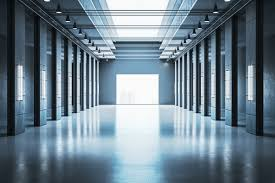
#> input picture images/corridore.jpeg, 275 x 183 px; its folder holds only this picture in this run
$ python restoration.py
#> lines starting #> are read from the running program, lines starting #| are printed output that depends on the picture
# =====================================================
# Name: Ritik Sharma
# Roll No: 2301010342
# Course: Image Processing & Computer Vision
# Unit: Image Restoration
# Assignment: Noise Modeling and Image Restoration
# Date: 12-Feb-2026
# =====================================================

import cv2
import os
import numpy as np
import math


# -----------------------------------------------------
# Welcome Message
# -----------------------------------------------------
def welcome():
    print("=" * 60)
    print(" IMAGE RESTORATION FOR SURVEILLANCE SYSTEM ")
    print("=" * 60)
    print("Final Version: Noise + Filtering + Evaluation\n")


# -----------------------------------------------------
# Create Output Folder
# -----------------------------------------------------
def create_output_folder():
    if not os.path.exists("outputs"):
        os.makedirs("outputs")


# -----------------------------------------------------
# Load Image
# -----------------------------------------------------
def load_image(path):

#> called with path = 'images/corridore.jpeg'
    img = cv2.imread(path)
#> img is the input picture: shape (183, 275, 3); mean B, G, R 139.9, 127.2, 108.6

    if img is None:
        print("Error loading image:", path)
        return None

    img = cv2.resize(img, (512, 512))
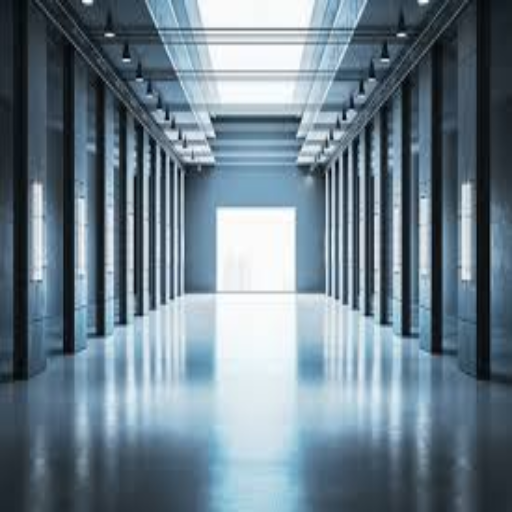
#> img: shape (512, 512, 3); mean B, G, R 139.8, 127, 108.5
    gray = cv2.cvtColor(img, cv2.COLOR_BGR2GRAY)
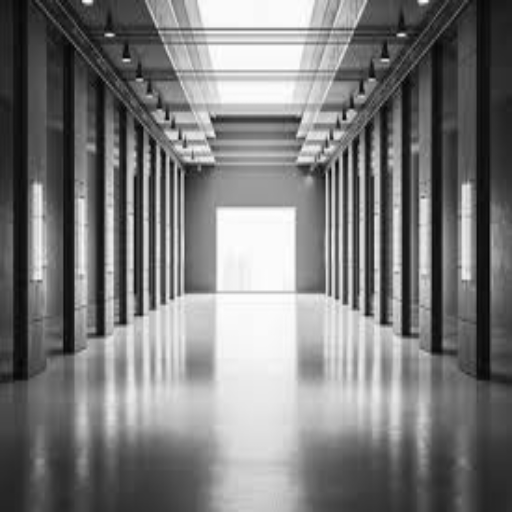
#> gray: shape (512, 512); min 3, max 255, mean 122.9

    return gray


# -----------------------------------------------------
# Noise Models
# -----------------------------------------------------
def add_gaussian_noise(image):

    mean = 0
    std = 25
    gaussian = np.random.normal(mean, std, image.shape)
    noisy = image + gaussian
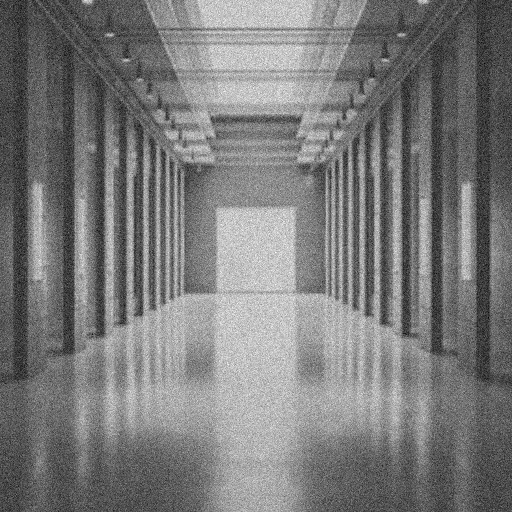
#> noisy: shape (512, 512) float64; min -84.79, max 346.6, mean 123; drawn with min black and max white

    return np.clip(noisy, 0, 255).astype(np.uint8)
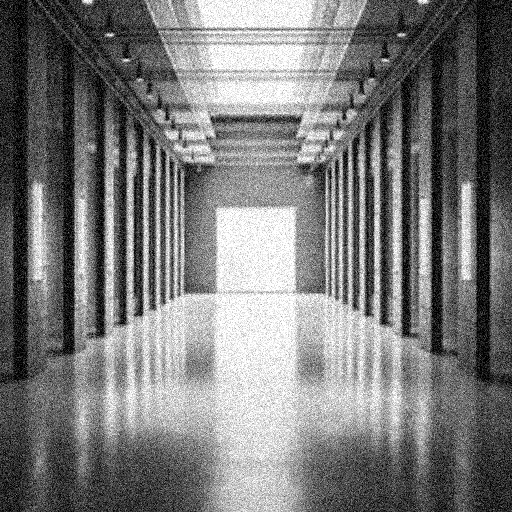
#> returned value: shape (512, 512); min 0, max 255, mean 122.2


def add_salt_pepper(image):

    noisy = image.copy()
    prob = 0.02

    salt = np.random.rand(*image.shape) < prob
    noisy[salt] = 255

    pepper = np.random.rand(*image.shape) < prob
    noisy[pepper] = 0
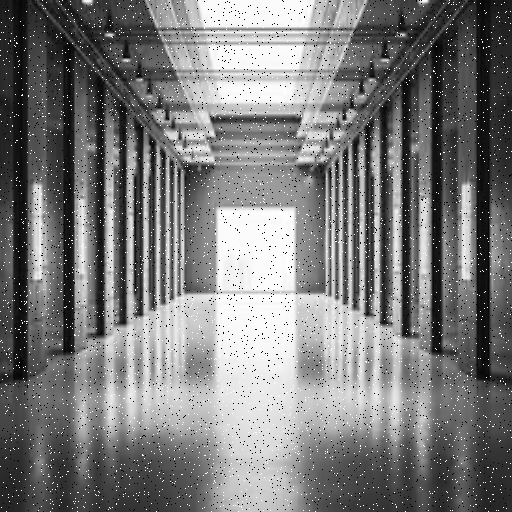
#> noisy: shape (512, 512); min 0, max 255, mean 123.1

    return noisy


# -----------------------------------------------------
# Filters
# -----------------------------------------------------
def mean_filter(image):
    return cv2.blur(image, (5, 5))
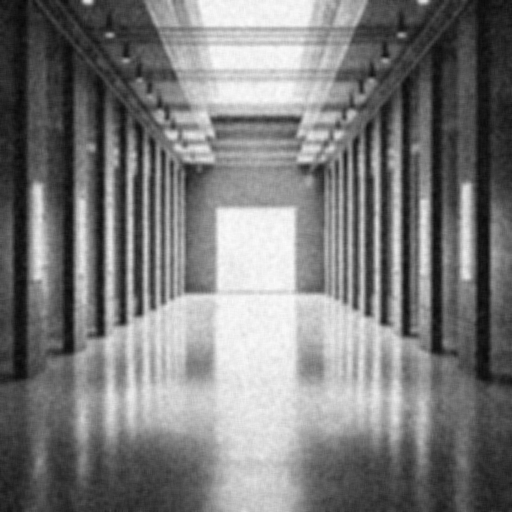
#> returned value: shape (512, 512); min 6, max 251, mean 122.2


def median_filter(image):
    return cv2.medianBlur(image, 5)


def gaussian_filter(image):
    return cv2.GaussianBlur(image, (5, 5), 0)
#> in gaussian_filter (call 2), `return cv2.GaussianBlur(image, (5, 5), 0)`:
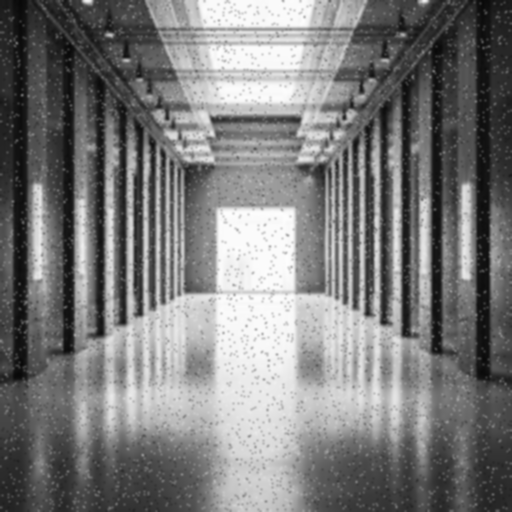
#> returned value: shape (512, 512); min 8, max 253, mean 123.1


# -----------------------------------------------------
# Performance Metrics
# -----------------------------------------------------
def calculate_mse(original, restored):
    return np.mean((original - restored) ** 2)


def calculate_psnr(original, restored):

    mse = calculate_mse(original, restored)
#> mse = 49.17

    if mse == 0:
        return float("inf")

    return 10 * math.log10((255 ** 2) / mse)


# -----------------------------------------------------
# Analytical Comparison
# -----------------------------------------------------
def analyze_performance(results, noise_type):

    print(f"\n===== Performance Comparison ({noise_type}) =====")

    best_filter = None
    best_psnr = 0

    for name, metrics in results.items():

        mse_val, psnr_val = metrics
        print(f"{name} -> MSE: {mse_val:.2f}, PSNR: {psnr_val:.2f} dB")

        if psnr_val > best_psnr:
            best_psnr = psnr_val
            best_filter = name

    print(f"\nBest filter for {noise_type}: {best_filter}")
    print("===============================================")


# -----------------------------------------------------
# Main Function
# -----------------------------------------------------
def main():

    welcome()
    create_output_folder()

    files = os.listdir("images")

    if len(files) == 0:
        print("No images found!")
        return

    for file in files:

        print("\nProcessing:", file)

        path = os.path.join("images", file)

        original = load_image(path)

        if original is None:
            continue

        # -------- Add Noise --------
        noisy_g = add_gaussian_noise(original)
        noisy_sp = add_salt_pepper(original)

        # -------- Apply Filters --------
        mean_g = mean_filter(noisy_g)
        median_g = median_filter(noisy_g)
        gauss_g = gaussian_filter(noisy_g)

        mean_sp = mean_filter(noisy_sp)
        median_sp = median_filter(noisy_sp)
        gauss_sp = gaussian_filter(noisy_sp)

        # -------- Save Outputs --------
        name = file.split(".")[0]

        cv2.imwrite(f"outputs/{name}_original.png", original)
        cv2.imwrite(f"outputs/{name}_gaussian_noise.png", noisy_g)
        cv2.imwrite(f"outputs/{name}_salt_pepper.png", noisy_sp)

        cv2.imwrite(f"outputs/{name}_mean_g.png", mean_g)
        cv2.imwrite(f"outputs/{name}_median_g.png", median_g)
        cv2.imwrite(f"outputs/{name}_gauss_g.png", gauss_g)

        cv2.imwrite(f"outputs/{name}_mean_sp.png", mean_sp)
        cv2.imwrite(f"outputs/{name}_median_sp.png", median_sp)
        cv2.imwrite(f"outputs/{name}_gauss_sp.png", gauss_sp)

        # -------- Evaluation --------
        results_gaussian = {
            "Mean Filter": (
                calculate_mse(original, mean_g),
                calculate_psnr(original, mean_g)
            ),
            "Median Filter": (
                calculate_mse(original, median_g),
                calculate_psnr(original, median_g)
            ),
            "Gaussian Filter": (
                calculate_mse(original, gauss_g),
                calculate_psnr(original, gauss_g)
            )
        }
#> results_gaussian = {'Mean Filter': (49.17, 31.21), 'Median Filter': (50.37, 31.11), 'Gaussian Filter': (50.55, 31.09)}

        results_sp = {
            "Mean Filter": (
                calculate_mse(original, mean_sp),
                calculate_psnr(original, mean_sp)
            ),
            "Median Filter": (
                calculate_mse(original, median_sp),
                calculate_psnr(original, median_sp)
            ),
            "Gaussian Filter": (
                calculate_mse(original, gauss_sp),
                calculate_psnr(original, gauss_sp)
            )
        }
#> results_sp = {'Mean Filter': (50.12, 31.13), 'Median Filter': (13.53, 36.82), 'Gaussian Filter': (39.57, 32.16)}

        # -------- Analytical Discussion --------
        analyze_performance(results_gaussian, "Gaussian Noise")
#> the loop in analyze_performance, `for name, metrics in results.items(): ` made 3 passes
#> (name, mse_val, psnr_val, best_psnr, best_filter) on pass 1: ('Mean Filter', 49.17, 31.21, 31.21, 'Mean Filter')
#| Mean Filter -> MSE: 49.17, PSNR: 31.21 dB
#| Median Filter -> MSE: 50.37, PSNR: 31.11 dB
#| Gaussian Filter -> MSE: 50.55, PSNR: 31.09 dB
#> after the loop in analyze_performance, `for name, metrics in results.items():`: best_psnr = 31.21
#| Best filter for Gaussian Noise: Mean Filter
        analyze_performance(results_sp, "Salt & Pepper Noise")
#> the loop in analyze_performance (call 2), `for name, metrics in results.items(): ` made 3 passes
#> (name, mse_val, psnr_val, best_psnr, best_filter) on passes 1 to 2: ('Mean Filter', 50.12, 31.13, 31.13, 'Mean Filter'), ('Median Filter', 13.53, 36.82, 36.82, 'Median Filter')
#| Mean Filter -> MSE: 50.12, PSNR: 31.13 dB
#| Median Filter -> MSE: 13.53, PSNR: 36.82 dB
#| Gaussian Filter -> MSE: 39.57, PSNR: 32.16 dB
#| Best filter for Salt & Pepper Noise: Median Filter

    print("\nAnalysis Complete Successfully!")


# -----------------------------------------------------
# Program Entry
# -----------------------------------------------------
if __name__ == "__main__":
    main()

$ run again, on images/parking.jpeg
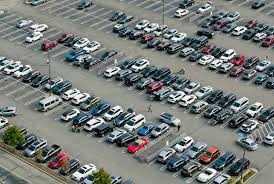
#> input picture images/parking.jpeg, 274 x 184 px
#> in load_image, img is the input picture: shape (184, 274, 3); mean B, G, R 119.8, 122.7, 118.2
#> img: shape (512, 512, 3)
#> in add_gaussian_noise, `noisy = image + gaussian`:
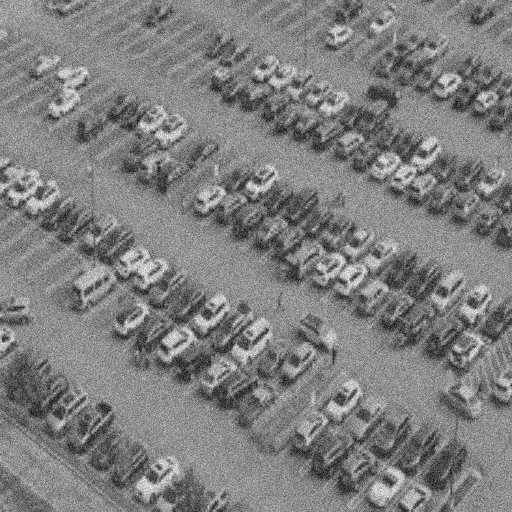
#> noisy: shape (512, 512) float64; min -81.42, max 323.4, mean 120.9; drawn with min black and max white
#> in gaussian_filter (call 2), `return cv2.GaussianBlur(image, (5, 5), 0)`:
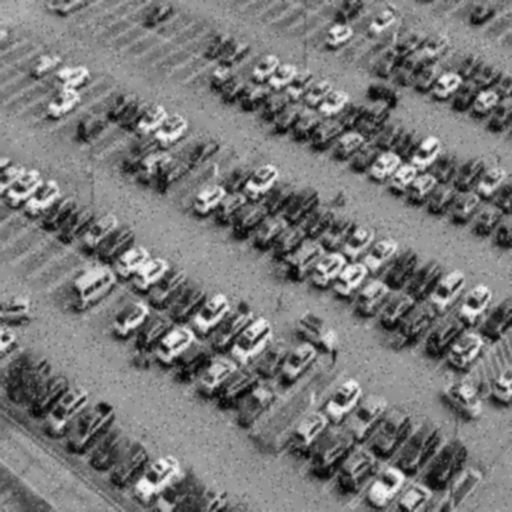
#> returned value: shape (512, 512); min 3, max 249, mean 121.2
#> mse = 58.82
#> results_gaussian = {'Mean Filter': (58.82, 30.44), 'Median Filter': (61.14, 30.27), 'Gaussian Filter': (56, 30.65)}
#> results_sp = {'Mean Filter': (59.24, 30.41), 'Median Filter': (38.08, 32.32), 'Gaussian Filter': (49.36, 31.2)}
#> the loop in analyze_performance, `for name, metrics in results.items(): ` made 3 passes
#> (name, mse_val, psnr_val, best_psnr, best_filter) on passes 1, 3: ('Mean Filter', 58.82, 30.44, 30.44, 'Mean Filter'), ('Gaussian Filter', 56, 30.65, 30.65, 'Gaussian Filter')
#> (printed output is left out)
#> after the loop in analyze_performance, `for name, metrics in results.items():`: best_psnr = 30.65
#| Best filter for Gaussian Noise: Gaussian Filter
#> the loop in analyze_performance (call 2), `for name, metrics in results.items(): ` made 3 passes
#> (name, mse_val, psnr_val, best_psnr, best_filter) on passes 1 to 2: ('Mean Filter', 59.24, 30.41, 30.41, 'Mean Filter'), ('Median Filter', 38.08, 32.32, 32.32, 'Median Filter')
#> (printed output is left out)
#| Best filter for Salt & Pepper Noise: Median Filter

$ run again, on images/street.jpeg
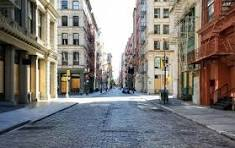
#> input picture images/street.jpeg, 235 x 148 px
#> in load_image, img is the input picture: shape (148, 235, 3); mean B, G, R 118.2, 121.1, 125.1
#> in load_image, `img = cv2.resize(img, (512, 512))`:
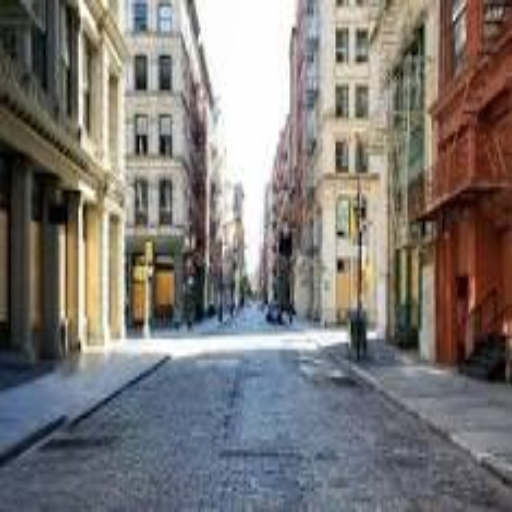
#> img: shape (512, 512, 3); mean B, G, R 118.1, 120.9, 125
#> in mean_filter (call 2), `return cv2.blur(image, (5, 5))`:
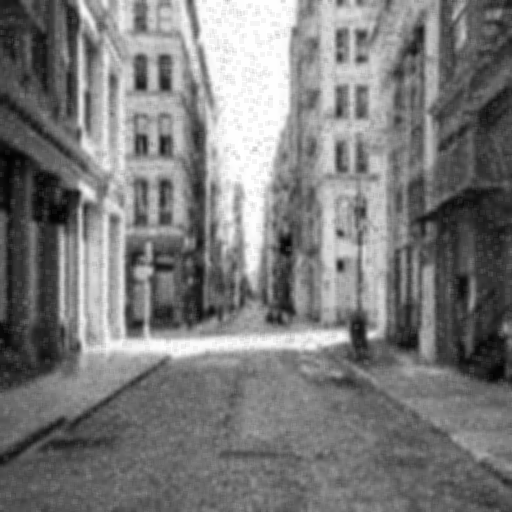
#> returned value: shape (512, 512); min 1, max 255, mean 122
#> mse = 49.32
#> results_gaussian = {'Mean Filter': (49.32, 31.2), 'Median Filter': (50.57, 31.09), 'Gaussian Filter': (49.63, 31.17)}
#> results_sp = {'Mean Filter': (48.69, 31.26), 'Median Filter': (18.5, 35.46), 'Gaussian Filter': (36.97, 32.45)}
#> the loop in analyze_performance, `for name, metrics in results.items(): ` made 3 passes
#> (name, mse_val, psnr_val, best_psnr, best_filter) on pass 1: ('Mean Filter', 49.32, 31.2, 31.2, 'Mean Filter')
#> (printed output is left out)
#> after the loop in analyze_performance, `for name, metrics in results.items():`: best_psnr = 31.2
#| Best filter for Gaussian Noise: Mean Filter
#> the loop in analyze_performance (call 2), `for name, metrics in results.items(): ` made 3 passes
#> (name, mse_val, psnr_val, best_psnr, best_filter) on passes 1 to 2: ('Mean Filter', 48.69, 31.26, 31.26, 'Mean Filter'), ('Median Filter', 18.5, 35.46, 35.46, 'Median Filter')
#> (printed output is left out)
#| Best filter for Salt & Pepper Noise: Median Filter
